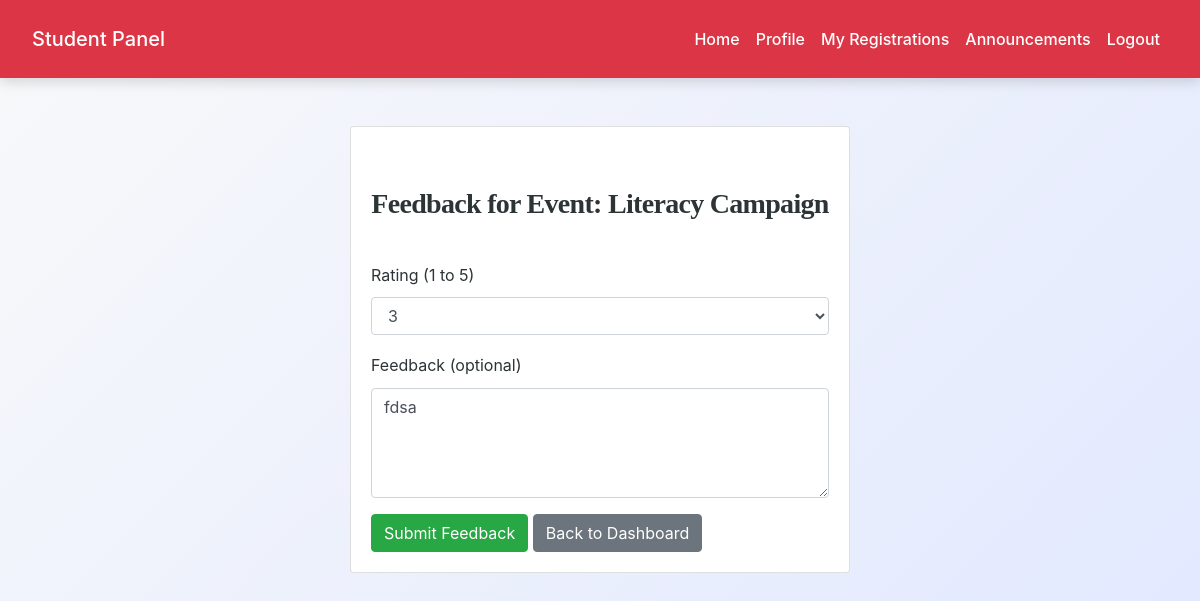
Screenshot of /student/event_feedback.php?event_id=8 (signed in) with the database file from the repository.
### tables this page shows
CREATE TABLE `events` (
  `event_id` int(11) NOT NULL,
  `title` varchar(255) NOT NULL,
  `description` text NOT NULL,
  `organizer_id` int(11) NOT NULL,
  `category_id` int(11) DEFAULT NULL,
  `event_type` enum('one_time','recurring') DEFAULT 'one_time',
  `start_datetime` datetime NOT NULL,
  `end_datetime` datetime NOT NULL,
  `capacity` int(11) DEFAULT 0,
  `registration_deadline` datetime DEFAULT NULL,
  `status` enum('pending','approved','rejected','cancelled','completed') DEFAULT 'pending',
  `banner_image` varchar(255) DEFAULT NULL,
  `created_at` datetime DEFAULT current_timestamp(),
  `updated_at` datetime DEFAULT current_timestamp() ON UPDATE current_timestamp()
);

CREATE TABLE `event_feedback` (
  `id` int(11) NOT NULL,
  `event_id` int(11) NOT NULL,
  `user_id` int(11) NOT NULL,
  `rating` tinyint(4) NOT NULL CHECK (`rating` between 1 and 5),
  `feedback_text` text DEFAULT NULL,
  `submitted_at` timestamp NOT NULL DEFAULT current_timestamp()
);

### student/event_feedback.php (the view, shortened to what this page needs)
<?php
include('config.php');
$user_id = $_SESSION['user_id'];
$event_id = intval($_GET['event_id'] ?? 0);
$feedback_stmt = $conn->prepare("
    SELECT rating, feedback_text
    FROM event_feedback
    WHERE event_id = ? AND user_id = ?
");
$feedback_stmt->bind_param("ii", $event_id, $user_id);
$feedback_stmt->execute();
$feedback_res = $feedback_stmt->get_result();
$existing_feedback = $feedback_res->fetch_assoc();
$event_stmt = $conn->prepare("SELECT title FROM events WHERE event_id = ?");
$event_stmt->bind_param("i", $event_id);
$event_stmt->execute();
$event_res = $event_stmt->get_result();
$event = $event_res->fetch_assoc();
?>
<!DOCTYPE html>
<html lang="en">
<head>
    <link rel="stylesheet" href="https://maxcdn.bootstrapcdn.com/bootstrap/4.5.2/css/bootstrap.min.css">
    <link rel="stylesheet" href="../css/style.css">
</head>
<body>
<?php include('navbar.php'); ?>
<div class="container mt-5">
        <div class="card mx-auto" style="max-width: 500px;">
        <div class="card-body">
    <h3>Feedback for Event: <?= htmlspecialchars($event['title']); ?></h3>
    <form method="POST" class="mt-4">
        <div class="form-group">
            <label>Rating (1 to 5)</label>
            <select name="rating" class="form-control" required>
                <?php for ($i = 1; $i <= 5; $i++): ?>
                    <option value="<?= $i; ?>" <?= isset($existing_feedback['rating']) && $existing_feedback['rating'] == $i ? 'selected' : ''; ?>>
                        <?= $i; ?>
                    </option>
                <?php endfor; ?>
            </select>
        </div>
        <div class="form-group">
            <label>Feedback (optional)</label>
            <textarea name="feedback_text" class="form-control" rows="4"><?= htmlspecialchars($existing_feedback['feedback_text'] ?? ''); ?></textarea>
        </div>
        <button class="btn btn-success">Submit Feedback</button>
        <a href="dashboard.php" class="btn btn-secondary">Back to Dashboard</a>
    </form>
</div>
</div>
</div>
</body>
</html>

### css/style.css (style rules this page uses)
:root { --primary: #007bff; --secondary: #6c757d; --success: #28a745; --info: #17a2b8; --warning: #ffc107; --danger: #dc3545; --light: #f8f9fa; --dark: #2d3436; --accent: #ff6f61; --highlight: #6f42c1; --shadow: rgba(0, 0, 0, 0.15); --transition: all 0.3s ease-in-out; }
body { font-family: 'Inter', 'Segoe UI', Tahoma, Geneva, Verdana, sans-serif; background: linear-gradient(135deg, var(--light) 0%, #e0e7ff 100%); color: var(--dark); line-height: 1.8; margin: 0; padding: 0; min-height: 100vh; font-size: 16px; }
h1, h2, h3, h4 { text-align: center; margin: 2.5rem 0; font-family: 'Georgia', 'Times New Roman', serif; color: var(--dark); font-weight: 700; letter-spacing: -0.025em; }
h3 { font-size: 1.75rem; }
.container { max-width: 1200px; margin: 0 auto 3rem; padding: 0 1.5rem; }
a { color: var(--primary); text-decoration: none; font-weight: 500; transition: var(--transition); }

### rows the page displays
events: title "Literacy Campaign"
event_feedback: rating "3", feedback_text "fdsa"
